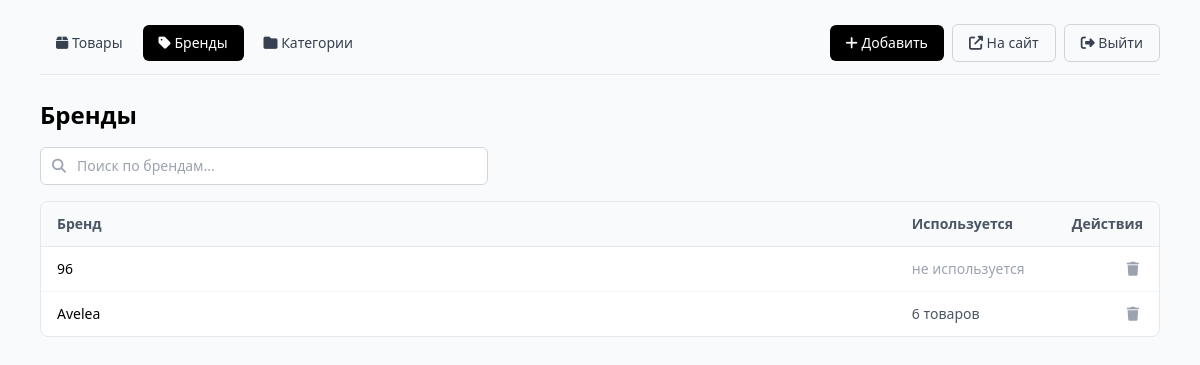
/admin/brands (signed in), run on an earlier commit of the app's database.
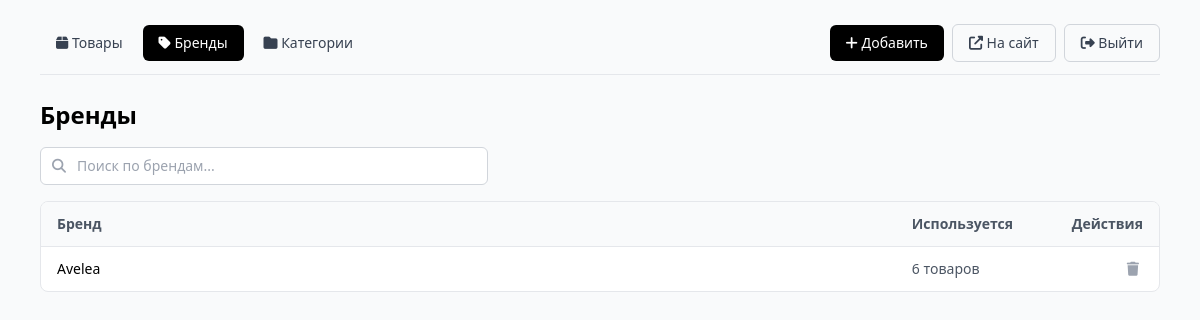
And on a later commit of the database.
### app/models.py (models this page shows)
class Brand(Base):
    __tablename__ = "brands"
    id = Column(Integer, primary_key=True, index=True)
    name = Column(String(100), unique=True, nullable=False, index=True)

### app/main.py (the view)
@app.get("/admin/brands", response_class=HTMLResponse)
async def admin_brands(request: Request, db: Session = Depends(get_db), _: bool = Depends(require_admin)):
    brands = db.query(Brand).order_by(Brand.name).all()
    counts = {}
    for (b,) in db.query(Product.brand).all():
        if b:
            counts[b] = counts.get(b, 0) + 1
    return admin_templates.TemplateResponse("brands.html", {
        "request": request,
        "brands": brands,
        "counts": counts,
    })

### app/templates/admin/brands.html (shortened to what this page needs)
{% extends "base.html" %}
{% block admin_action %}
<button type="button" onclick="openCreateDialog()"
        class="bg-black text-white px-4 py-2 rounded-md hover:opacity-90 text-sm">
    <i class="fas fa-plus"></i> Добавить
</button>
{% endblock %}
{% block admin_content %}
<h1 class="text-2xl font-semibold mb-4">Бренды</h1>
<div class="relative mb-4 max-w-md">
    <i class="fas fa-search absolute left-3 top-1/2 -translate-y-1/2 text-gray-400 text-sm"></i>
    <input type="search" id="search-input" placeholder="Поиск по брендам..."
           autocomplete="off"
           oninput="filterRows()"
           class="w-full border border-gray-300 rounded-md pl-9 pr-3 py-2 text-sm focus:outline-none focus:ring-2 focus:ring-black">
</div>
{% if brands %}
<div class="bg-white border border-gray-200 rounded-lg overflow-hidden">
    <table class="w-full text-sm">
        <thead class="bg-gray-50 border-b border-gray-200 text-left text-gray-600">
            <tr>
                <th class="px-4 py-3">Бренд</th>
                <th class="px-4 py-3 w-40">Используется</th>
                <th class="px-4 py-3 w-24 text-right">Действия</th>
            </tr>
        </thead>
        <tbody>
            {% for b in brands %}
            <tr class="border-b border-gray-100 last:border-0 hover:bg-gray-50 row-item"
                data-name="{{ b.name|lower }}">
                <td class="px-4 py-2 font-medium">{{ b.name }}</td>
                <td class="px-4 py-2 text-gray-600">
                    {% set n = counts.get(b.name, 0) %}
                    {% if n %}
                        {{ n }} {{ "товар" if n == 1 else ("товара" if n < 5 else "товаров") }}
                    {% else %}
                        <span class="text-gray-400">не используется</span>
                    {% endif %}
                </td>
                <td class="px-4 py-2 text-right">
                    <form method="post" action="/admin/brands/{{ b.id }}/delete"
                          onsubmit="return confirm('Удалить бренд «{{ b.name }}»? У всех товаров бренд станет пустым.');"
                          class="inline">
                        <button type="submit"
                                class="text-gray-400 hover:text-red-500 p-1" title="Удалить">
                            <i class="fas fa-trash"></i>
                        </button>
                    </form>
                </td>
            </tr>
            {% endfor %}
        </tbody>
    </table>
</div>
{% endif %}
{% endblock %}

What changed in the data, as far as the page shows it:
removed Brand: name "96", shows "не используется"
